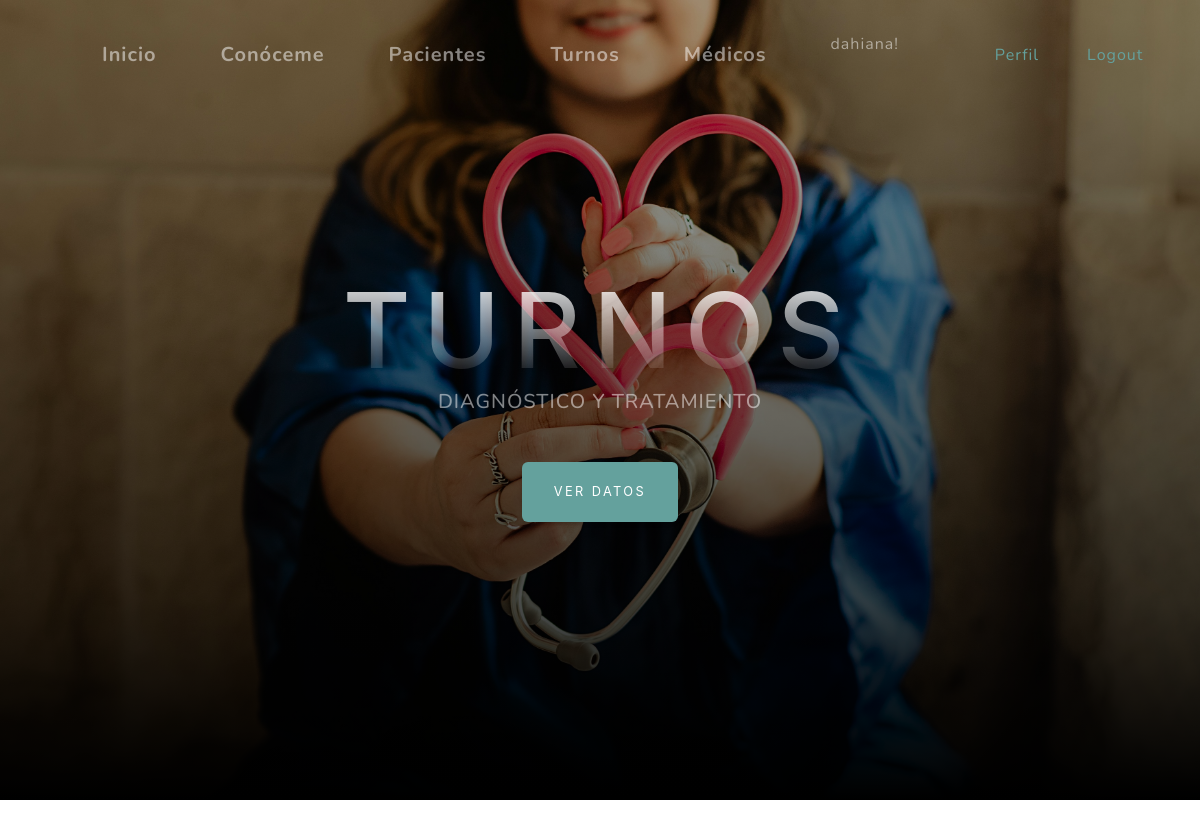
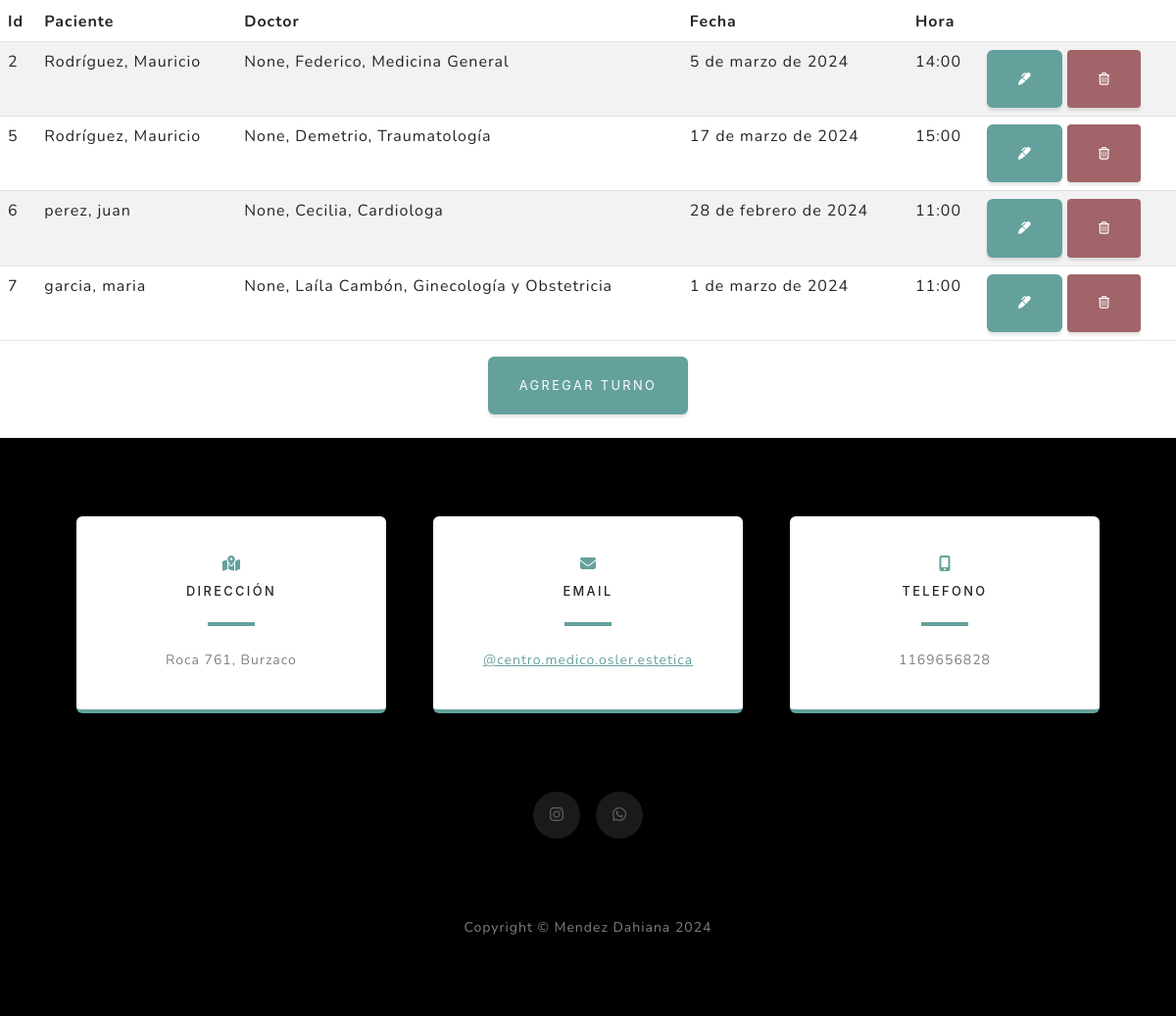
Page /aplicacion/citas/ (signed in) on the committed database (2 pictures, top to bottom).
### aplicacion/models.py (models this page shows, shortened)
class Cita(models.Model):
    paciente = models.ForeignKey(Paciente, on_delete=models.CASCADE)
    doctor = models.ForeignKey(Doctor, on_delete=models.CASCADE)
    fecha = models.DateField()
    hora = models.TimeField()

class Paciente(models.Model):
    nombre = models.CharField(max_length=100)
    apellido = models.CharField(max_length=100)
    fecha_nacimiento = models.DateField()
    edad = models.PositiveIntegerField()
    genero = models.CharField(max_length=10, choices=[('Masculino', 'Masculino'), ('Femenino', 'Femenino')])
    telefono = models.CharField(max_length=20)
    correo_electronico = models.EmailField()
    def __str__(self):
        return f"{self.apellido}, {self.nombre}"

class Doctor(models.Model):
    nombre = models.CharField(max_length=100)
    apellido = models.CharField(max_length=100, null=True)
    especialidad = models.CharField(max_length=100)
    telefono = models.CharField(max_length=20)
    correo_electronico = models.EmailField()
    def __str__(self):
        return f"{self.apellido}, {self.nombre}, {self.especialidad}"

### aplicacion/views.py (the view)
# urls.py: path('citas/', CitaList.as_view(), name= "citas" ),
class CitaList(LoginRequiredMixin, ListView):
    model = Cita

### aplicacion/templates/aplicacion/cita_list.html
{%extends 'aplicacion/home.html' %}
{% block titulo %}
<h1 class="mx-auto my-0 text-uppercase">TURNOS</h1>
{% endblock titulo %}
{% block boton %}
<a class="btn btn-primary" href="#projects">VER DATOS</a>
{% endblock boton %}
{% block contenido %}
<table class="table table-striped">
    <thead>
        <tr>
            <th>Id</th>
            <th>Paciente</th>
            <th>Doctor</th>
            <th>Fecha</th>
            <th>Hora</th>
            <th></th>
        </tr>
    </thead>
    <tbody>
{% for c in cita_list  %}
        <tr>
            <td>{{ c.id }}</td>
            <td>{{ c.paciente }}</td>
            <td>{{ c.doctor }}</td>
            <td>{{ c.fecha }}</td>
            <td>{{ c.hora }}</td>
            <td>
                <a
                  href="{% url 'cita_update' c.id %}"
                  class="btn btn-primary"
                  style="--bs-btn-padding-y: .30rem; --bs-btn-padding-x: .7rem; --bs-btn-font-size: .75rem;"
                  ><i class="fa-solid fa-marker" title=""></i>
                </a>
                <a href="{% url 'cita_delete' c.id %}" class="btn btn-danger btn-sm">
                  <i class="fa-regular fa-trash-can"></i>
              </a>
            </td>
        </tr>
{% endfor %}
    </tbody>
</table>
{% endblock contenido %}
{% block boton1 %}
<div class="d-flex justify-content-center align-items-center">
  <a class="btn btn-primary" href="{% url 'cita_create' %}">AGREGAR TURNO</a>
</div>
<br>
{% endblock boton1 %}

### aplicacion/templates/aplicacion/home.html (shortened to what this page needs)
<!DOCTYPE html>
<html lang="es">
    <head>
        {% load static %}
        <link href="{% static 'css/styles.css' %}" rel="stylesheet" />
    </head>
    <body id="page-top">
        <nav class="navbar navbar-expand-lg navbar-light fixed-top" id="mainNav">
            <div class="container px-4 px-lg-5">
                <div class="collapse navbar-collapse" id="navbarResponsive">
                    <ul class="navbar-nav ms-auto">
                        <li class="navbar-brand"><a class="nav-link" href="{% url 'home' %}">Inicio</a></li>
                        {% if user.is_authenticated %}
                          <li class="navbar-brand"><a class="nav-link" href="{% url 'acerca_de_mi' %}">Conóceme</a></li>
                          <li class="navbar-brand"><a class="nav-link" href="{% url 'pacientes' %}">Pacientes</a></li>
                          <li class="navbar-brand"><a class="nav-link" href="{% url 'citas' %}">Turnos</a></li>
                          <li class="navbar-brand"><a class="nav-link" href="{% url 'doctores' %}">Médicos</a></li>
                          <p class="nav-link"> {{user.username}}! </p>
                          <div class="nav-link  d-flex flex-row align-items-center text-primary">
                          </div>
                           <a class="nav-link  d-flex flex-row align-items-center text-primary" href="{% url 'editar_perfil' %}">Perfil</a>
                           <a class="nav-link  d-flex flex-row align-items-center text-primary" href="{% url 'logout' %}">Logout</a>
                      {% else %}
                          <a class="nav-link  d-flex flex-row align-items-center text-primary" href="{% url 'login' %}">Login</a>
                          <a class="nav-link  d-flex flex-row align-items-center text-primary" href="{% url 'registro' %}">Registro</a>
                      {% endif %}
                    </ul>
                </div>
            </div>
        </nav>
        <header class="masthead">
            <div class="container px-4 px-lg-5 d-flex h-100 align-items-center justify-content-center">
                <div class="d-flex justify-content-center">
                    <div class="text-center">
                        {% block titulo %}{% endblock titulo %}
                        {% block subtitulo %}
                        <h2 class="text-white-50 mx-auto mt-2 mb-5">DIAGNÓSTICO Y TRATAMIENTO</h2>
                        {% endblock subtitulo %}
                        {% block boton %}
                        {% endblock boton %}
                    </div>
                </div>
            </div>
        </header>
        <br>
        {% block contenido %}
        {% endblock contenido %}
        {% block boton1 %}
        {% endblock boton1 %}
        <section class="contact-section bg-black">
            <div class="container px-4 px-lg-5">
                <div class="row gx-4 gx-lg-5">
                    <div class="col-md-4 mb-3 mb-md-0">
                        <div class="card py-4 h-100">
                            <div class="card-body text-center">
                                <i class="fas fa-map-marked-alt text-primary mb-2"></i>
                                <h4 class="text-uppercase m-0">Dirección</h4>
                                <hr class="my-4 mx-auto" />
                                <div class="small text-black-50">Roca 761, Burzaco</div>
                            </div>
                        </div>
                    </div>
                    <div class="col-md-4 mb-3 mb-md-0">
                        <div class="card py-4 h-100">
                            <div class="card-body text-center">
                                <i class="fas fa-envelope text-primary mb-2"></i>
                                <h4 class="text-uppercase m-0">Email</h4>
                                <hr class="my-4 mx-auto" />
                                <div class="small text-black-50"><a href="https://www.instagram.com/centro.medico.osler.estetica/?hl=es-es" target="_blank">@centro.medico.osler.estetica</a></div>
                            </div>
                        </div>
                    </div>
                    <div class="col-md-4 mb-3 mb-md-0">
                        <div class="card py-4 h-100">
                            <div class="card-body text-center">
                                <i class="fas fa-mobile-alt text-primary mb-2"></i>
                                <h4 class="text-uppercase m-0">Telefono</h4>
                                <hr class="my-4 mx-auto" />
                                <div class="small text-black-50">1169656828</div>
                            </div>
                        </div>
                    </div>
                </div>
                <div class="social d-flex justify-content-center">
                    <a class="mx-2" href="https://www.instagram.com/kiaoraestetica/" target="_blank"><i class="fa-brands fa-instagram"></i></a>
                    <a class="mx-2" href="https://l.instagram.com/?u=https%3A%2F%2Fwa.link%2Fm68txh&e=AT11BPT2ucRNKfZPsH27rwInMxaResxAarBgAta2za556H7LOdaxe_yr_15M0yegh_ZdA_YYmmZybDQKMSUZsmZVPzcO5M4a0j5Vug" target="_blank"><i class="fa-brands fa-whatsapp"></i></a>
                </div>
            </div>
        </section>
        <footer class="footer bg-black small text-center text-white-50"><div class="container px-4 px-lg-5">Copyright &copy; Mendez Dahiana 2024</div></footer>
    </body>
</html>

### rows in the picture
Cita: id "2", paciente "Rodríguez, Mauricio", doctor "None, Federico, Medicina General", fecha "5 de marzo de 2024", hora "14:00"
Cita: id "5", paciente "Rodríguez, Mauricio", doctor "None, Demetrio, Traumatología", fecha "17 de marzo de 2024", hora "15:00"
Cita: id "6", paciente "perez, juan", doctor "None, Cecilia, Cardiologa", fecha "28 de febrero de 2024", hora "11:00"
Cita: id "7", paciente "garcia, maria", doctor "None, Laíla Cambón, Ginecología y Obstetricia", fecha "1 de marzo de 2024", hora "11:00"

### other values in the picture
{{ user.username }} "dahiana"
